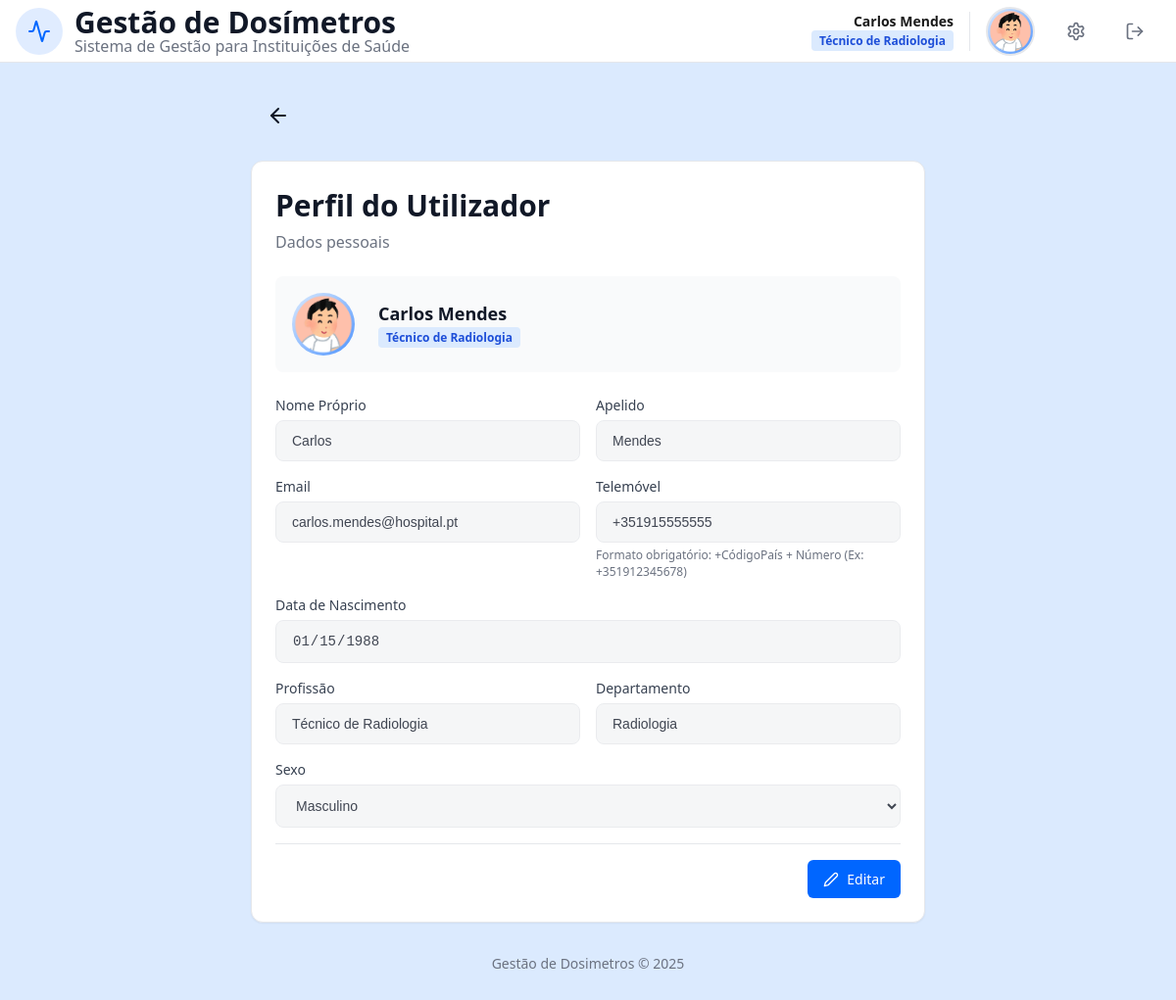
/perfil.php (signed in), run on the app's committed database.
### tables this page shows
CREATE TABLE User (
    idU INTEGER PRIMARY KEY AUTOINCREMENT,
    name TEXT NOT NULL,
    surname TEXT NOT NULL, 
    birthDate DATE NOT NULL,
    sex TEXT CHECK(sex IN ('Female', 'Male', 'Other')) NOT NULL,
    email TEXT UNIQUE NOT NULL, 
    password TEXT NOT NULL,
    phoneN TEXT CHECK(phoneN GLOB '+[0-9][0-9][0-9]*'),
    userType TEXT CHECK(userType IN ('Administrador', 'Físico Médico', 'Profissional de Saúde')) NOT NULL,
    userStatus BOOLEAN DEFAULT 1,
    profilePic TEXT DEFAULT 'foto/12225881.png'
);

CREATE TABLE HealthProfessional (
    idHP INTEGER PRIMARY KEY AUTOINCREMENT,
    idU INTEGER UNIQUE NOT NULL,
    profession TEXT NOT NULL,
    department TEXT NOT NULL,
    FOREIGN KEY (idU) REFERENCES User(idU) ON DELETE CASCADE
);

### perfil.php (the view, shortened to what this page needs)
<?php
require_once "templates/header.php";
require_once "templates/nav.php";
require_once "templates/footer.php";
$db = getDatabaseConnection();
$stmt = $db->prepare("SELECT * FROM User WHERE idU = ?");
$stmt->execute([$_SESSION['idU']]);
$user = $stmt->fetch();
$isEditing = isset($_GET['edit']) && $_GET['edit'] == 'true';
$disabledStr = $isEditing ? '' : 'disabled';
$profession = '';
$department = '';
$roleLabel = 'Utilizador';
$badgeClass = 'badge-gray';
if ($user['userType'] === 'Profissional de Saúde') {
    $stmtHP = $db->prepare("SELECT profession, department FROM HealthProfessional WHERE idU = ?");
    $stmtHP->execute([$user['idU']]);
    $hpData = $stmtHP->fetch();
    if ($hpData) {
        $profession = $hpData['profession'];
        $department = $hpData['department'];
    }
    $badgeClass = 'badge-blue';
    $roleLabel = !empty($profession) ? $profession : 'Profissional de Saúde';
} elseif ($user['userType'] === 'Físico Médico') {
    $profession = 'Físico Médico';
    $department = 'Física Médica';
    $badgeClass = 'badge-purple';
    $roleLabel = 'Físico Médico';
} elseif ($user['userType'] === 'Administrador') {
    $badgeClass = 'badge-red';
    $roleLabel = 'Administrador';
}
$initials = strtoupper(substr($user['name'], 0, 1) . substr($user['surname'], 0, 1));
$foto_url = !empty($user['profilePic']) ? $user['profilePic'] : null;
?>
<?php header_set(); ?>
<body>
    <div class="page-wrapper">
        <?php nav_set(); ?>
        <main class="main-container" style="max-width: 45rem">
            <div class="profile-header-flex mb1_5">
                <div class="user-area">
                    <a href="index.php" class="btn voltar" title="Voltar">
                        <svg xmlns="http://www.w3.org/2000/svg" width="24" height="24" viewBox="0 0 24 24" fill="none" stroke="currentColor" stroke-width="2" stroke-linecap="round" stroke-linejoin="round">
                            <path d="m12 19-7-7 7-7"></path>
                            <path d="M19 12H5"></path>
                        </svg>
                    </a>
                </div>
            </div>
            <div class="card1">
                <div class="card1-header">
                    <h1 class="card1-title">Perfil do Utilizador</h1>
                    <p class="subtítulo"><?php echo $isEditing ? "Edite os seus dados" : "Dados pessoais"; ?></p>
                </div>
                <div class="card1-content">
                    <div class="foto-section-gray">
                        <div class="foto-circle-large">
                            <?php if ($foto_url): ?>
                                <img src="<?php echo htmlspecialchars($foto_url); ?>" alt="Foto">
                            <?php else: ?>
                                <span><?php echo $initials; ?></span>
                            <?php endif; ?>
                        </div>
                        <div>
                            <p class="nome">
                                <?php echo htmlspecialchars($user['name'] . ' ' . $user['surname']); ?>
                            </p>
                            <span class="role-badge <?php echo $badgeClass; ?>" class="etiqueta">
                                <?php echo htmlspecialchars($roleLabel); ?>
                            </span>
                        </div>
                    </div>
                    <form id="profileForm" action="processa_perfil.php" method="POST" enctype="multipart/form-data">
                        <div class="profile-form-grid">
                            <div>
                                <label class="profile-label" for="name">Nome Próprio</label>
                                <input type="text" id="name" name="name" class="profile-input" value="<?php echo htmlspecialchars($user['name']); ?>" <?php echo $disabledStr; ?> required minlength="2">
                            </div>
                            <div>
                                <label class="profile-label" for="surname">Apelido</label>
                                <input type="text" id="surname" name="surname" class="profile-input" value="<?php echo htmlspecialchars($user['surname']); ?>" <?php echo $disabledStr; ?> required minlength="2">
                            </div>
                            <div>
                                <label class="profile-label">Email</label>
                                <input type="email" class="profile-input" value="<?php echo htmlspecialchars($user['email']); ?>" disabled>
                            </div>
                            <div>
                                <label class="profile-label">Telemóvel</label>
                                <input
                                    type="text"
                                    id="phoneN"
                                    name="phoneN"
                                    class="profile-input"
                                    value="<?php echo htmlspecialchars($user['phoneN']); ?>"
                                    <?php echo $disabledStr; ?>
                                    placeholder="+351912345678"
                                    pattern="^\+[0-9]{9,15}$"
                                    title="Deve começar com '+' seguido do indicativo e número (Ex: +351912345678)">
                                <p class="comentario-tel">
                                    Formato obrigatório: +CódigoPaís + Número (Ex: +351912345678)
                                </p>
                            </div>
                            <div class="g2">
                                <label class="profile-label" for="birthDate">Data de Nascimento</label>
                                <input type="date" id="birthDate" name="birthDate" class="profile-input" value="<?php echo htmlspecialchars($user['birthDate']); ?>" <?php echo $disabledStr; ?> required>
                            </div>
                            <?php if ($user['userType'] === 'Profissional de Saúde' || $user['userType'] === 'Físico Médico'): ?>
                                <div>
                                    <label class="profile-label">Profissão</label>
                                    <input type="text" class="profile-input" value="<?php echo htmlspecialchars($profession); ?>" disabled>
                                </div>
                                <div>
                                    <label class="profile-label">Departamento</label>
                                    <input type="text" name="department" class="profile-input" value="<?php echo htmlspecialchars($department); ?>"
                                        <?php echo ($isEditing && $user['userType'] === 'Profissional de Saúde') ? '' : 'disabled'; ?>>
                                </div>
                            <?php endif; ?>
                            <div class="g2">
                                <label class="profile-label" for="sex">Sexo</label>
                                <select id="sex" name="sex" class="profile-input" <?php echo $disabledStr; ?>>
                                    <option value="Male" <?php echo ($user['sex'] === 'Male') ? 'selected' : ''; ?>>Masculino</option>
                                </select>
                            </div>
                        </div>
                        <div class="profile-actions">
                            <?php if (!$isEditing): ?>
                                <a href="perfil.php?edit=true" class="btn btn-primary">
                                    <span class="lapis">
                                        <svg xmlns="http://www.w3.org/2000/svg" width="16" height="16" viewBox="0 0 24 24" fill="none" stroke="currentColor" stroke-width="2" stroke-linecap="round" stroke-linejoin="round">
                                            <path d="M17 3a2.828 2.828 0 1 1 4 4L7.5 20.5 2 22l1.5-5.5L17 3z"></path>
                                        </svg>
                                        Editar
                                    </span>
                                </a>
                            <?php endif; ?>
                        </div>
                    </form>
                </div>
            </div>
        </main>
        <?php renderFooter(); ?>
    </div>
</body>
</html>

### templates/header.php (shortened to what this page needs)
<?php function header_set() { ?>
    <!DOCTYPE html>
    <html lang="pt">
    <head>
        <link rel="stylesheet" href="css/style.css">
        <link rel="stylesheet" href="css/responsive.css">
    </head>
<?php } ?>

### templates/nav.php (shortened to what this page needs)
<?php function nav_set() {
    $userName = isset($_SESSION['name']) ? $_SESSION['name'] : 'Utilizador';
    $userSurname = isset($_SESSION['surname']) ? $_SESSION['surname'] : '';
    $userType = isset($_SESSION['userType']) ? $_SESSION['userType'] : '';
    $profilePic = isset($_SESSION['profilePic']) ? $_SESSION['profilePic'] : 'foto/12225881.png';
    $roleLabel = isset($_SESSION['roleLabel']) ? $_SESSION['roleLabel'] : $userType;
    $badgeClass = 'badge-blue';
    ?>
            <header class="header1">
                <div class="header-container">
                    <div class="logo-area">
                        <div class="logo-box">
                            <img src="css/icon.svg" width="48" height="48" alt="Logo">
                        </div>
                        <div class="logo-text">
                            <h1>Gestão de Dosímetros</h1>
                            <p>Sistema de Gestão para Instituições de Saúde</p>
                        </div>
                    </div>
                    <div class="user-area">
                        <div class="user-info">
                            <span class="user-name">
                                <?php echo htmlspecialchars($userName . ' ' . $userSurname); ?>
                            </span>
                            <span class="role-badge <?php echo $badgeClass; ?>">
                                <?php echo htmlspecialchars($roleLabel); ?>
                            </span>
                        </div>
                        <img src="<?php echo htmlspecialchars($profilePic); ?>" alt="Perfil" class="profile-pic">
                        <div class="action-buttons">
                            <a href="perfil.php" class="btn btn-header" title="Perfil do Utilizador">
                            </a>
                            <a href="LogOut.php" class="btn btn-header" title="Sair">
                                <svg xmlns="http://www.w3.org/2000/svg" width="20" height="20" viewBox="0 0 24 24" fill="none" stroke="currentColor" stroke-width="2" stroke-linecap="round" stroke-linejoin="round">
                                    <path d="M9 21H5a2 2 0 0 1-2-2V5a2 2 0 0 1 2-2h4"/>
                                    <polyline points="16 17 21 12 16 7"/>
                                    <line x1="21" x2="9" y1="12" y2="12"/>
                                </svg>
                            </a>
                        </div>
                    </div>
                </div>
            </header>
<?php } ?>

### templates/footer.php
<?php function renderFooter() { ?>
            <footer class="footer mb2">
                Gestão de Dosimetros © 2025
            </footer>
<?php } ?>

### css/responsive.css (style rules this page uses)
@media (min-width: 640px) { .profile-form-grid { grid-template-columns: 1fr 1fr; } }
@media (min-width: 640px) { .g2 { grid-column: span 2; } }

### data on the page
user: profilePic (picture), name+surname "Carlos Mendes", name "Carlos", surname "Mendes", email "carlos.mendes@hospital.pt", phoneN "+351915555555", birthDate "01/15/1988", sex "Masculino"
healthprofessional: profession "Técnico de Radiologia", department "Radiologia"

### other printed values
$userName . ' ' . $userSurname "Carlos Mendes"
$roleLabel "Técnico de Radiologia"
